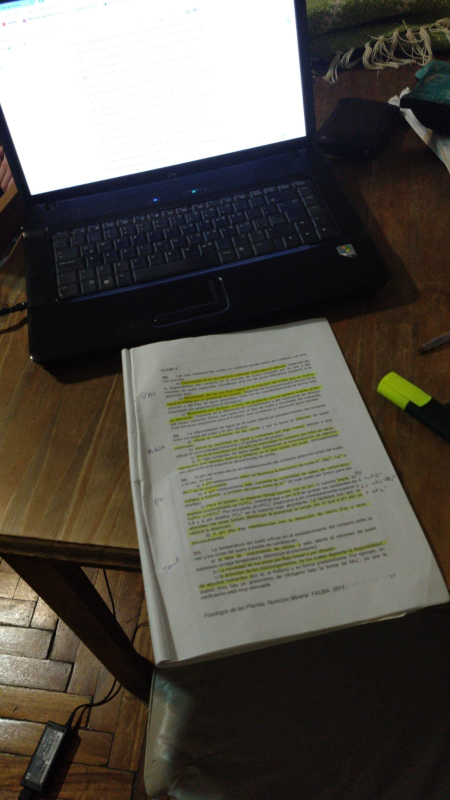
#> input picture Manipulacion de imagenes/13_Perspective_&_Affine_Transforms/apuntes.jpeg, 900 x 1600 px (shown at 1/2 size)
$ jupyter execute 'Perspective_&_Affine_Transforms.ipynb'
#> lines starting #> are read from the running program, lines starting #| are printed output that depends on the picture
<h1>Getting Perpsective Transform</h1>
Perspectiva

[cell 1]
import cv2
import numpy as np
import matplotlib.pyplot as plt

image = cv2.imread('apuntes.jpeg')
#> image is the input picture: shape (1600, 900, 3); mean B, G, R 78.7, 86.1, 89.9

[cell 2]
row, col = 1, 2
fig, axs = plt.subplots(row, col, figsize=(15, 10))
fig.tight_layout()

axs[0].imshow(cv2.cvtColor(image, cv2.COLOR_BGR2RGB))
axs[0].set_title('Original RGB Colors')
cv2.imwrite('original_rgb.jpg', image)


# Cordenadas de las 4 esquinas de la imagen orginal
points_A = np.float32([[255,700], [660,650], [330,1360], [900,1200]])

# Cordenadas de las 4 esquinas del output deseado
# Ratio de papel A4 1 : 1.41
points_B = np.float32([[0,0], [420,0], [0,594], [420,594]])
# Usamos los dos sets de puntos para calcular la matriz de transformacion de perspectiva M
M = cv2.getPerspectiveTransform(points_A, points_B)

warped = cv2.warpPerspective(image, M, (420,594))
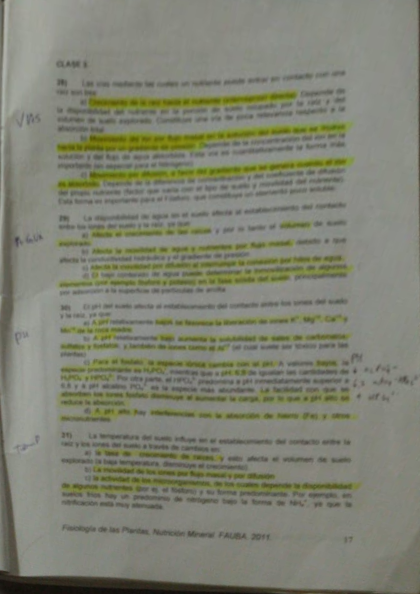
#> warped: shape (594, 420, 3); mean B, G, R 114.8, 129.7, 127.7

axs[1].imshow(cv2.cvtColor(warped, cv2.COLOR_BGR2RGB))
axs[1].set_title('WarpPerspective')
cv2.imwrite('warped.jpg', warped)

plt.show()
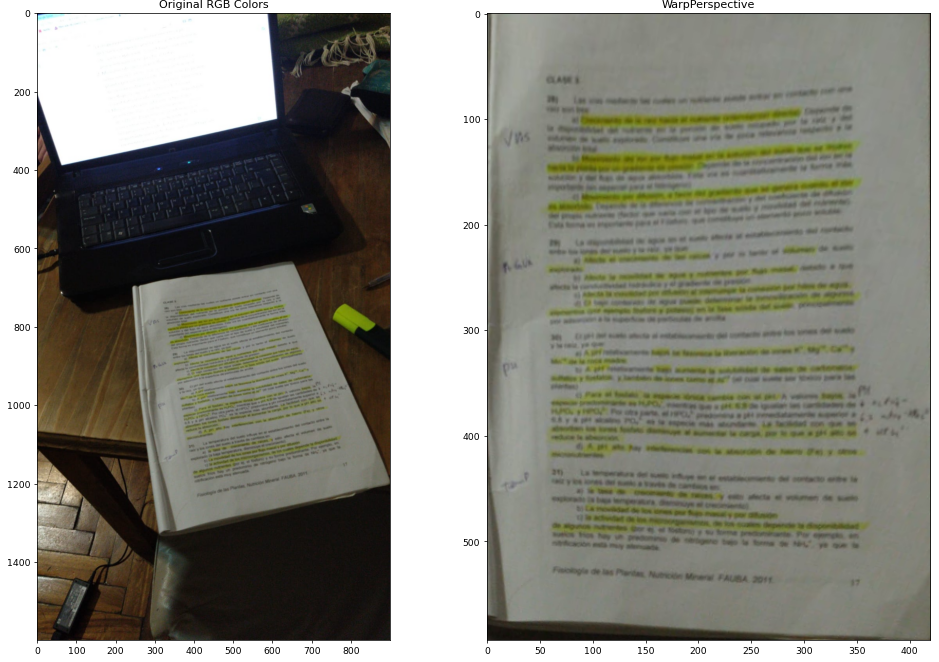
#> figure drawn by matplotlib, 2 panels

<h3>Con transfromación "affine" solo necesitamos de 3 coordenadas para obtener la transformacion correcta</h3>

No me funciono.

[cell 3]
image = cv2.imread('apuntes.jpeg')
rows,cols,ch = image.shape
#> rows = 1600; cols = 900; ch = 3

[cell 4]
row, col = 1, 2
fig, axs = plt.subplots(row, col, figsize=(15, 10))
fig.tight_layout()

axs[0].imshow(cv2.cvtColor(image, cv2.COLOR_BGR2RGB))
axs[0].set_title('Original_ex2')
cv2.imwrite('original_ex2.jpg', image)


points_A = np.float32([[255,700], [600,650], [330,1360]])


points_B = np.float32([[0,0], [420,0], [0,594]])

M = cv2.getAffineTransform(points_A, points_B)

warped = cv2.warpAffine(image, M, (cols, rows))
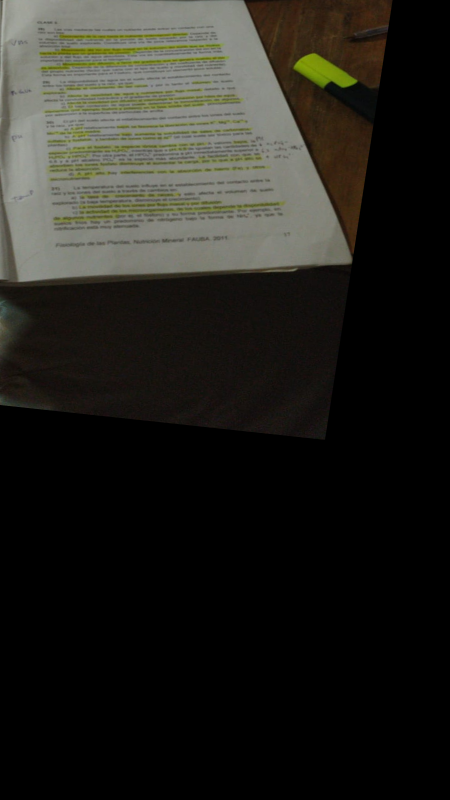
#> warped: shape (1600, 900, 3) (shown at 1/2 size); mean B, G, R 29.4, 34.5, 35.3

axs[1].imshow(cv2.cvtColor(warped, cv2.COLOR_BGR2RGB))
axs[1].set_title('WarpPerspective')
cv2.imwrite('warped_ex2.jpg', warped)

plt.show()
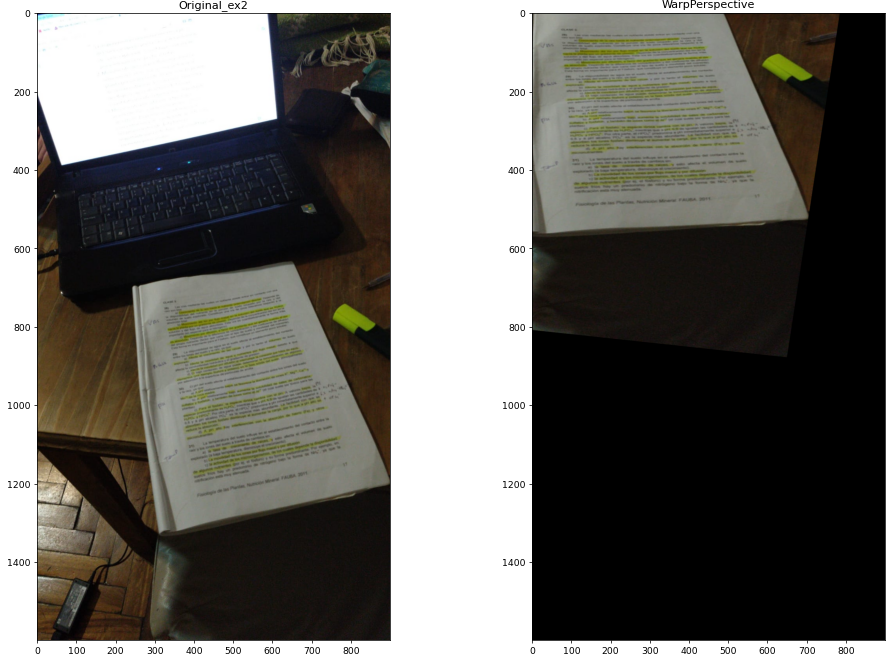
#> figure drawn by matplotlib, 2 panels
